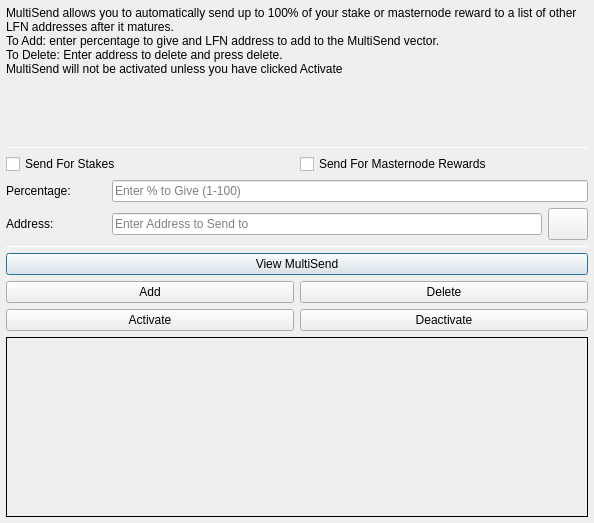
<?xml version="1.0" encoding="UTF-8"?>
<ui version="4.0">
 <class>MultiSendDialog</class>
 <widget class="QDialog" name="MultiSendDialog">
  <property name="windowModality">
   <enum>Qt::NonModal</enum>
  </property>
  <property name="geometry">
   <rect>
    <x>0</x>
    <y>0</y>
    <width>594</width>
    <height>523</height>
   </rect>
  </property>
  <property name="windowTitle">
   <string>MultiSend</string>
  </property>
  <layout class="QVBoxLayout" name="verticalLayout" stretch="0">
   <property name="leftMargin">
    <number>6</number>
   </property>
   <property name="topMargin">
    <number>6</number>
   </property>
   <property name="rightMargin">
    <number>6</number>
   </property>
   <property name="bottomMargin">
    <number>6</number>
   </property>
   <item>
    <layout class="QVBoxLayout" name="verticalLayout_Main" stretch="1,1,1,1,1,1">
     <item>
      <widget class="QLabel" name="label_2">
       <property name="lineWidth">
        <number>1</number>
       </property>
       <property name="text">
        <string>MultiSend allows you to automatically send up to 100% of your stake or masternode reward to a list of other LFN addresses after it matures.
To Add: enter percentage to give and LFN address to add to the MultiSend vector.
To Delete: Enter address to delete and press delete.
MultiSend will not be activated unless you have clicked Activate</string>
       </property>
       <property name="alignment">
        <set>Qt::AlignLeading|Qt::AlignLeft|Qt::AlignTop</set>
       </property>
       <property name="wordWrap">
        <bool>true</bool>
       </property>
      </widget>
     </item>
     <item>
      <widget class="Line" name="line">
       <property name="minimumSize">
        <size>
         <width>0</width>
         <height>1</height>
        </size>
       </property>
       <property name="maximumSize">
        <size>
         <width>16777215</width>
         <height>1</height>
        </size>
       </property>
       <property name="orientation">
        <enum>Qt::Horizontal</enum>
       </property>
      </widget>
     </item>
     <item>
      <layout class="QVBoxLayout" name="verticalLayout_Settings">
       <item>
        <layout class="QHBoxLayout" name="horizontalLayout">
         <item>
          <widget class="QCheckBox" name="multiSendStakeCheckBox">
           <property name="text">
            <string>Send For Stakes</string>
           </property>
          </widget>
         </item>
         <item>
          <widget class="QCheckBox" name="multiSendMasternodeCheckBox">
           <property name="text">
            <string>Send For Masternode Rewards</string>
           </property>
          </widget>
         </item>
        </layout>
       </item>
       <item>
        <layout class="QHBoxLayout" name="horizontalLayout_6">
         <item>
          <widget class="QLabel" name="label">
           <property name="minimumSize">
            <size>
             <width>100</width>
             <height>0</height>
            </size>
           </property>
           <property name="toolTip">
            <string>Percentage of stake to send</string>
           </property>
           <property name="text">
            <string>Percentage:</string>
           </property>
          </widget>
         </item>
         <item>
          <widget class="QLineEdit" name="multiSendPercentEdit">
           <property name="toolTip">
            <string>Enter whole numbers 1 - 100</string>
           </property>
           <property name="placeholderText">
            <string>Enter % to Give (1-100)</string>
           </property>
          </widget>
         </item>
        </layout>
       </item>
       <item>
        <layout class="QHBoxLayout" name="horizontalLayout_7">
         <item>
          <widget class="QLabel" name="label_5">
           <property name="minimumSize">
            <size>
             <width>100</width>
             <height>0</height>
            </size>
           </property>
           <property name="toolTip">
            <string>Address to send portion of stake to</string>
           </property>
           <property name="text">
            <string>Address:</string>
           </property>
          </widget>
         </item>
         <item>
          <widget class="QLineEdit" name="multiSendAddressEdit">
           <property name="toolTip">
            <string/>
           </property>
           <property name="placeholderText">
            <string>Enter Address to Send to</string>
           </property>
          </widget>
         </item>
         <item>
          <widget class="QPushButton" name="addressBookButton">
           <property name="maximumSize">
            <size>
             <width>16777215</width>
             <height>32</height>
            </size>
           </property>
           <property name="toolTip">
            <string>Choose an address from the address book</string>
           </property>
           <property name="text">
            <string/>
           </property>
           <property name="icon">
            <iconset resource="../leafn0de.qrc">
             <normaloff>:/icons/address-book</normaloff>:/icons/address-book</iconset>
           </property>
           <property name="shortcut">
            <string>Alt+A</string>
           </property>
           <property name="autoDefault">
            <bool>false</bool>
           </property>
          </widget>
         </item>
        </layout>
       </item>
      </layout>
     </item>
     <item>
      <widget class="Line" name="line_2">
       <property name="minimumSize">
        <size>
         <width>0</width>
         <height>1</height>
        </size>
       </property>
       <property name="maximumSize">
        <size>
         <width>16777215</width>
         <height>1</height>
        </size>
       </property>
       <property name="orientation">
        <enum>Qt::Horizontal</enum>
       </property>
      </widget>
     </item>
     <item>
      <layout class="QVBoxLayout" name="verticalLayout_Buttons">
       <item>
        <layout class="QHBoxLayout" name="horizontalLayout_4">
         <item>
          <widget class="QPushButton" name="viewButton">
           <property name="toolTip">
            <string/>
           </property>
           <property name="statusTip">
            <string>View MultiSend Vector</string>
           </property>
           <property name="text">
            <string>View MultiSend</string>
           </property>
          </widget>
         </item>
        </layout>
       </item>
       <item>
        <layout class="QHBoxLayout" name="horizontalLayout_2">
         <item>
          <widget class="QPushButton" name="addButton">
           <property name="toolTip">
            <string/>
           </property>
           <property name="statusTip">
            <string>Add to MultiSend Vector</string>
           </property>
           <property name="text">
            <string>Add</string>
           </property>
          </widget>
         </item>
         <item>
          <widget class="QPushButton" name="deleteButton">
           <property name="toolTip">
            <string/>
           </property>
           <property name="statusTip">
            <string>Delete Address From MultiSend Vector</string>
           </property>
           <property name="text">
            <string>Delete</string>
           </property>
          </widget>
         </item>
        </layout>
       </item>
       <item>
        <layout class="QHBoxLayout" name="horizontalLayout_5">
         <item>
          <widget class="QPushButton" name="activateButton">
           <property name="statusTip">
            <string>Activate MultiSend</string>
           </property>
           <property name="text">
            <string>Activate</string>
           </property>
          </widget>
         </item>
         <item>
          <widget class="QPushButton" name="disableButton">
           <property name="statusTip">
            <string>Deactivate MultiSend</string>
           </property>
           <property name="text">
            <string>Deactivate</string>
           </property>
          </widget>
         </item>
        </layout>
       </item>
      </layout>
     </item>
     <item>
      <widget class="QLabel" name="message">
       <property name="minimumSize">
        <size>
         <width>0</width>
         <height>180</height>
        </size>
       </property>
       <property name="frameShape">
        <enum>QFrame::Panel</enum>
       </property>
       <property name="frameShadow">
        <enum>QFrame::Plain</enum>
       </property>
       <property name="lineWidth">
        <number>1</number>
       </property>
       <property name="midLineWidth">
        <number>1</number>
       </property>
       <property name="text">
        <string/>
       </property>
       <property name="alignment">
        <set>Qt::AlignLeading|Qt::AlignLeft|Qt::AlignTop</set>
       </property>
       <property name="wordWrap">
        <bool>true</bool>
       </property>
      </widget>
     </item>
    </layout>
   </item>
  </layout>
 </widget>
 <resources>
  <include location="../leafn0de.qrc"/>
 </resources>
 <connections/>
</ui>
